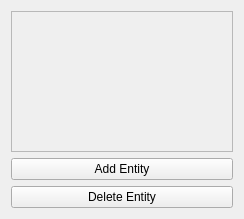
<?xml version="1.0" encoding="UTF-8"?>
<ui version="4.0">
 <class>EntityManagerWidget</class>
 <widget class="QWidget" name="EntityManagerWidget">
  <property name="geometry">
   <rect>
    <x>0</x>
    <y>0</y>
    <width>244</width>
    <height>219</height>
   </rect>
  </property>
  <property name="windowTitle">
   <string>Form</string>
  </property>
  <layout class="QVBoxLayout" name="verticalLayout">
   <item>
    <widget class="QScrollArea" name="scrollArea">
     <property name="widgetResizable">
      <bool>true</bool>
     </property>
     <widget class="QWidget" name="scrollAreaWidgetContents">
      <property name="geometry">
       <rect>
        <x>0</x>
        <y>0</y>
        <width>224</width>
        <height>141</height>
       </rect>
      </property>
     </widget>
    </widget>
   </item>
   <item>
    <widget class="QPushButton" name="pushButton">
     <property name="text">
      <string>Add Entity</string>
     </property>
    </widget>
   </item>
   <item>
    <widget class="QPushButton" name="pushButton_2">
     <property name="text">
      <string>Delete Entity</string>
     </property>
    </widget>
   </item>
  </layout>
 </widget>
 <resources/>
 <connections/>
</ui>
